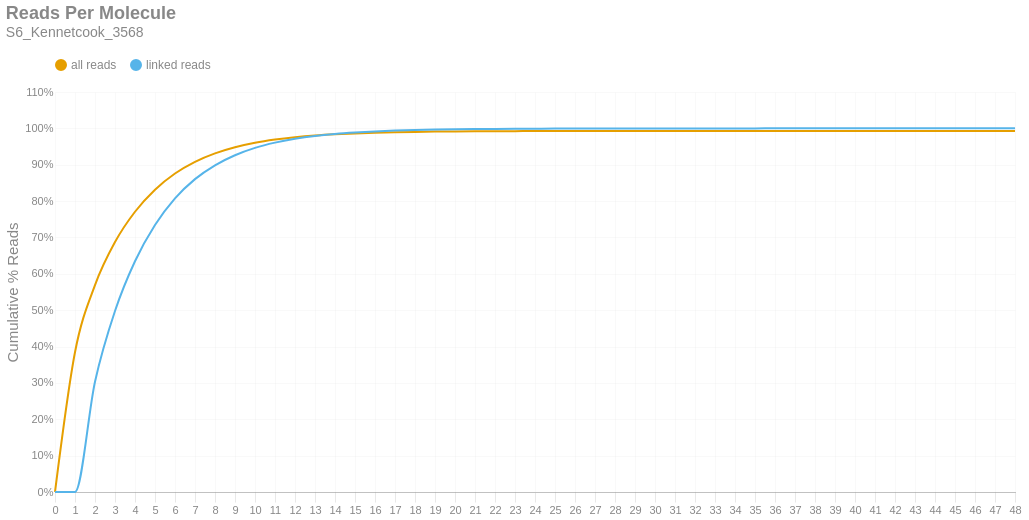

The notebook cell this image was saved under:
### Markdown cell above
### Reads per Molecule
This chart shows the cumulative distribution of the number of reads per linked molecule. That is, how many alignments are associated with a unique molecule. This excludes the number of reads associated with invalid or absent linked-read barcodes. The `linked` histogram is the percentages recalculated when disregarding singletons.

### Code cell
if SKIPLR:
    print_html(f"Skipped")
else:
    counts = np.bincount(valids['reads'].cast(pl.Int64).to_numpy())
    weighted = counts * np.arange(len(counts))
    all_perc = weighted / n_reads
    linked_perc = weighted / n_linked_reads
    linked_perc[1] = 0
    binned_df = pl.DataFrame({
        'readsper': list(range(len(counts))),
        'all reads (cumsum)': np.cumsum(all_perc).tolist(),
        'linked reads (cumsum)': np.cumsum(linked_perc).tolist(),
    })

    with SafeRender(binned_df):
        (
            density_plot(binned_df, 'Reads Per Molecule', samplename, 'readspmol')
            .encode(
                x=alt.X('readsper:O', title=None).axis(labelAngle=0).scale(padding=0),
                y=alt.Y('value:Q', title='Cumulative % Reads').axis(format='%').stack(False),
                color=alt.Color("key:N").scale(domain=["all reads", "linked reads"]),
                tooltip=[
                    alt.Tooltip("key:N", title="Data Type"),
                    alt.Tooltip("readsper:O", title="Reads Per Molecule"),
                    alt.Tooltip("value:Q", format=".2%", title="% Reads (Cum.)")
                ]            
            )
        ).display()

### Figure 1 — Vega-Lite specification as saved in the notebook (floating-point values rounded to 4 significant figures)
{"width": "container", "height": 400, "config": {"title": {"anchor": "start", "dy": -15, "fontSize": 18, "color": "#888888", "subtitleColor": "#888888", "subtitleFontSize": 14}, "arc": {"fill": "#0072B2"}, "axis": {"domainColor": "#888888", "domainWidth": 0.5, "gridWidth": 0.2, "grid": false, "titleFontWeight": 400, "titleFontSize": 15, "labelFontSize": 11, "labelColor": "#888888", "tickColor": "#888888", "tickWidth": 0.2, "titleColor": "#888888"}, "axisBand": {"grid": false}, "axisX": {"grid": true, "tickSize": 10, "domainCap": "round"}, "axisY": {"domain": false, "grid": true, "tickSize": 0, "domainCap": "round"}, "background": "transparent", "header": {"labelFontSize": 15, "labelColor": "#888888", "titleFontSize": 15, "titleFontWeight": 600, "titleColor": "#888888"}, "legend": {"labelFont": "sans-serif", "labelFontSize": 12, "labelColor": "#888888", "symbolSize": 100, "symbolType": "circle", "titleFontSize": 12, "titlePadding": 10, "titleColor": "#888888", "title": null, "orient": "top"}, "range": {"category": ["#E69F00", "#56B4E9", "#009E73", "#F0E442", "#0072B2", "#D55E00", "#CC79A7", "#000000"], "diverging": ["#cfe8f3", "#a2d4ec", "#73bfe2", "#46abdb", "#1696d2", "#12719e"]}, "area": {"fill": "#0072B2", "fillOpacity": 0.7, "line": true, "strokeOpacity": 0.7}, "line": {"color": "#0072B2", "stroke": "#0072B2", "strokeWidth": 2}, "trail": {"color": "#0072B2", "stroke": "#0072B2", "strokeWidth": 0, "size": 1}, "point": {"filled": true, "fillOpacity": 1.0, "size": 95}, "text": {"color": "#888888", "fontSize": 11, "align": "right", "fontWeight": 400, "size": 11}, "bar": {"fill": "#0072B2", "stroke": null}, "view": {"stroke": null, "continuousWidth": 660, "continuousHeight": 400}}, "data": {"name": "data-d59284a5bc58ae33f12a5d76967f6c72"}, "mark": {"type": "line", "interpolate": "monotone", "point": {"opacity": 0, "size": 275}}, "encoding": {"color": {"field": "key", "scale": {"domain": ["all reads", "linked reads"]}, "type": "nominal"}, "tooltip": [{"field": "key", "title": "Data Type", "type": "nominal"}, {"field": "readsper", "title": "Reads Per Molecule", "type": "ordinal"}, {"field": "value", "format": ".2%", "title": "% Reads (Cum.)", "type": "quantitative"}], "x": {"axis": {"labelAngle": 0}, "field": "readsper", "scale": {"padding": 0}, "title": null, "type": "ordinal"}, "y": {"axis": {"format": "%"}, "field": "value", "stack": false, "title": "Cumulative % Reads", "type": "quantitative"}}, "params": [{"name": "param_c36ac31b6afebe62", "select": {"type": "point", "fields": ["key"]}, "bind": "legend"}], "title": {"text": "Reads Per Molecule", "subtitle": "S6_Kennetcook_3568"}, "transform": [{"fold": ["all reads (cumsum)", "linked reads (cumsum)"]}, {"calculate": "replace(datum.key, ' (cumsum)', '')", "as": "key"}, {"filter": {"param": "param_c36ac31b6afebe62"}}], "usermeta": {"embedOptions": {"downloadFileName": "S6_Kennetcook_3568.readspmol"}}, "$schema": "https://vega.github.io/schema/vega-lite/v6.1.0.json", "datasets": {"data-d59284a5bc58ae33f12a5d76967f6c72": [{"readsper": 0, "all reads (cumsum)": 0.0, "linked reads (cumsum)": 0.0}, {"readsper": 1, "all reads (cumsum)": 0.3844, "linked reads (cumsum)": 0.0}, {"readsper": 2, "all reads (cumsum)": 0.5691, "linked reads (cumsum)": 0.3034}, {"readsper": 3, "all reads (cumsum)": 0.6873, "linked reads (cumsum)": 0.4977}, {"readsper": 4, "all reads (cumsum)": 0.7707, "linked reads (cumsum)": 0.6347}, {"readsper": 5, "all reads (cumsum)": 0.8313, "linked reads (cumsum)": 0.7343}, {"readsper": 6, "all reads (cumsum)": 0.8759, "linked reads (cumsum)": 0.8075}, {"readsper": 7, "all reads (cumsum)": 0.9081, "linked reads (cumsum)": 0.8604}, {"readsper": 8, "all reads (cumsum)": 0.9313, "linked reads (cumsum)": 0.8985}, {"readsper": 9, "all reads (cumsum)": 0.9481, "linked reads (cumsum)": 0.9262}, {"readsper": 10, "all reads (cumsum)": 0.9604, "linked reads (cumsum)": 0.9463}, {"readsper": 11, "all reads (cumsum)": 0.9692, "linked reads (cumsum)": 0.9608}, {"readsper": 12, "all reads (cumsum)": 0.9756, "linked reads (cumsum)": 0.9714}, {"readsper": 13, "all reads (cumsum)": 0.9804, "linked reads (cumsum)": 0.9793}, {"readsper": 14, "all reads (cumsum)": 0.9838, "linked reads (cumsum)": 0.9848}, {"readsper": 15, "all reads (cumsum)": 0.9862, "linked reads (cumsum)": 0.9887}, {"readsper": 16, "all reads (cumsum)": 0.9879, "linked reads (cumsum)": 0.9916}, {"readsper": 17, "all reads (cumsum)": 0.9893, "linked reads (cumsum)": 0.9939}, {"readsper": 18, "all reads (cumsum)": 0.9903, "linked reads (cumsum)": 0.9956}, {"readsper": 19, "all reads (cumsum)": 0.991, "linked reads (cumsum)": 0.9967}, {"readsper": 20, "all reads (cumsum)": 0.9915, "linked reads (cumsum)": 0.9975}, {"readsper": 21, "all reads (cumsum)": 0.9919, "linked reads (cumsum)": 0.9981}, {"readsper": 22, "all reads (cumsum)": 0.9922, "linked reads (cumsum)": 0.9986}, {"readsper": 23, "all reads (cumsum)": 0.9924, "linked reads (cumsum)": 0.9989}, {"readsper": 24, "all reads (cumsum)": 0.9925, "linked reads (cumsum)": 0.9992}, {"readsper": 25, "all reads (cumsum)": 0.9927, "linked reads (cumsum)": 0.9994}, {"readsper": 26, "all reads (cumsum)": 0.9928, "linked reads (cumsum)": 0.9996}, {"readsper": 27, "all reads (cumsum)": 0.9929, "linked reads (cumsum)": 0.9997}, {"readsper": 28, "all reads (cumsum)": 0.9929, "linked reads (cumsum)": 0.9998}, {"readsper": 29, "all reads (cumsum)": 0.9929, "linked reads (cumsum)": 0.9999}, {"readsper": 30, "all reads (cumsum)": 0.993, "linked reads (cumsum)": 0.9999}, {"readsper": 31, "all reads (cumsum)": 0.993, "linked reads (cumsum)": 0.9999}, {"readsper": 32, "all reads (cumsum)": 0.993, "linked reads (cumsum)": 0.9999}, {"readsper": 33, "all reads (cumsum)": 0.993, "linked reads (cumsum)": 0.9999}, {"readsper": 34, "all reads (cumsum)": 0.993, "linked reads (cumsum)": 1.0}, {"readsper": 35, "all reads (cumsum)": 0.993, "linked reads (cumsum)": 1.0}, {"readsper": 36, "all reads (cumsum)": 0.993, "linked reads (cumsum)": 1.0}, {"readsper": 37, "all reads (cumsum)": 0.993, "linked reads (cumsum)": 1.0}, {"readsper": 38, "all reads (cumsum)": 0.993, "linked reads (cumsum)": 1.0}, {"readsper": 39, "all reads (cumsum)": 0.993, "linked reads (cumsum)": 1.0}, {"readsper": 40, "all reads (cumsum)": 0.993, "linked reads (cumsum)": 1.0}, {"readsper": 41, "all reads (cumsum)": 0.993, "linked reads (cumsum)": 1.0}, {"readsper": 42, "all reads (cumsum)": 0.993, "linked reads (cumsum)": 1.0}, {"readsper": 43, "all reads (cumsum)": 0.993, "linked reads (cumsum)": 1.0}, {"readsper": 44, "all reads (cumsum)": 0.993, "linked reads (cumsum)": 1.0}, {"readsper": 45, "all reads (cumsum)": 0.993, "linked reads (cumsum)": 1.0}, {"readsper": 46, "all reads (cumsum)": 0.993, "linked reads (cumsum)": 1.0}, {"readsper": 47, "all reads (cumsum)": 0.993, "linked reads (cumsum)": 1.0}, {"readsper": 48, "all reads (cumsum)": 0.993, "linked reads (cumsum)": 1.0}]}}
